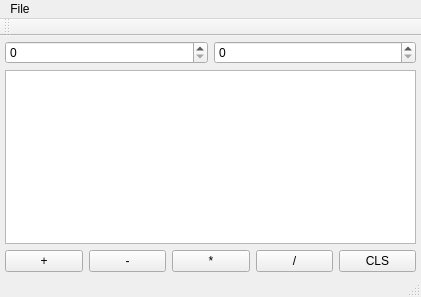
<?xml version="1.0" encoding="UTF-8"?>
<ui version="4.0">
 <class>MainWindow</class>
 <widget class="QMainWindow" name="MainWindow">
  <property name="geometry">
   <rect>
    <x>0</x>
    <y>0</y>
    <width>421</width>
    <height>297</height>
   </rect>
  </property>
  <property name="windowTitle">
   <string>MainWindow</string>
  </property>
  <widget class="QWidget" name="centralWidget">
   <widget class="QWidget" name="verticalLayoutWidget">
    <property name="geometry">
     <rect>
      <x>0</x>
      <y>0</y>
      <width>421</width>
      <height>241</height>
     </rect>
    </property>
    <layout class="QVBoxLayout" name="verticalLayout">
     <property name="sizeConstraint">
      <enum>QLayout::SetDefaultConstraint</enum>
     </property>
     <property name="leftMargin">
      <number>5</number>
     </property>
     <property name="topMargin">
      <number>5</number>
     </property>
     <property name="rightMargin">
      <number>5</number>
     </property>
     <property name="bottomMargin">
      <number>5</number>
     </property>
     <item>
      <layout class="QHBoxLayout" name="horizontalLayout">
       <item>
        <widget class="QSpinBox" name="spinBox"/>
       </item>
       <item>
        <widget class="QSpinBox" name="spinBox_2"/>
       </item>
      </layout>
     </item>
     <item>
      <widget class="QListView" name="listView1"/>
     </item>
     <item>
      <layout class="QHBoxLayout" name="horizontalLayout_2">
       <item>
        <widget class="QPushButton" name="pushButtonAdd">
         <property name="text">
          <string>+</string>
         </property>
         <property name="default">
          <bool>false</bool>
         </property>
        </widget>
       </item>
       <item>
        <widget class="QPushButton" name="pushButtonSubstr">
         <property name="text">
          <string>-</string>
         </property>
        </widget>
       </item>
       <item>
        <widget class="QPushButton" name="pushButtonMult">
         <property name="text">
          <string>*</string>
         </property>
        </widget>
       </item>
       <item>
        <widget class="QPushButton" name="pushButtonDiv">
         <property name="text">
          <string>/</string>
         </property>
        </widget>
       </item>
       <item>
        <widget class="QPushButton" name="pushButtoCLS">
         <property name="text">
          <string>CLS</string>
         </property>
        </widget>
       </item>
      </layout>
     </item>
    </layout>
   </widget>
  </widget>
  <widget class="QMenuBar" name="menuBar">
   <property name="geometry">
    <rect>
     <x>0</x>
     <y>0</y>
     <width>421</width>
     <height>21</height>
    </rect>
   </property>
   <widget class="QMenu" name="menuMenu1">
    <property name="title">
     <string>File</string>
    </property>
    <addaction name="actionAction1"/>
   </widget>
   <addaction name="menuMenu1"/>
  </widget>
  <widget class="QToolBar" name="mainToolBar">
   <attribute name="toolBarArea">
    <enum>TopToolBarArea</enum>
   </attribute>
   <attribute name="toolBarBreak">
    <bool>false</bool>
   </attribute>
  </widget>
  <widget class="QStatusBar" name="statusBar"/>
  <action name="actionAction1">
   <property name="text">
    <string>Exit</string>
   </property>
  </action>
 </widget>
 <layoutdefault spacing="6" margin="11"/>
 <resources/>
 <connections/>
</ui>
